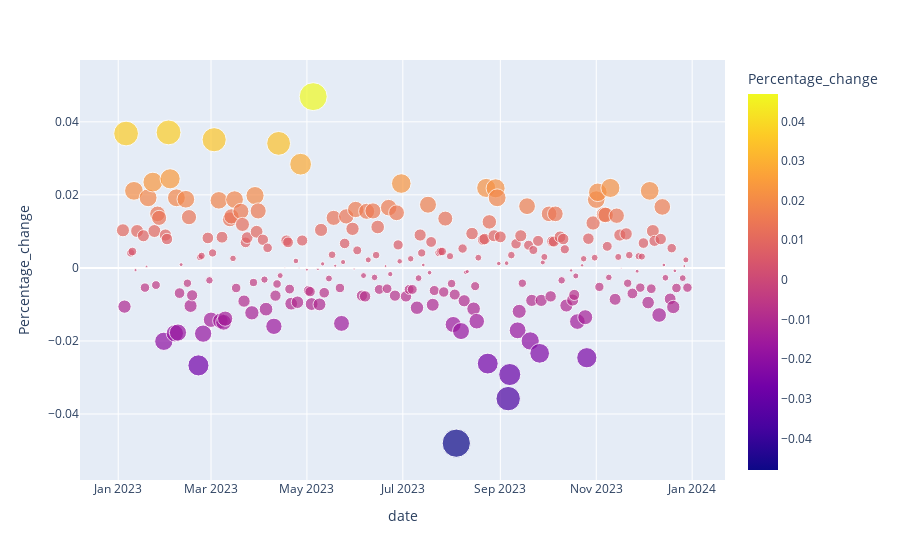

The cell this chart's notebook holds for it:
### Code cell
bubble(Apple).show()

### Figure 1 — Plotly figure (JSON) as saved in the notebook; plotly's stock layout.template omitted (floating-point values rounded to 4 significant figures; data arrays with more than 128 entries replaced by an {"elided": "..."} marker saying what was removed)
{"data": [{"hovertemplate": "date=%{x}<br>Percentage_change=%{marker.color}<br>size=%{marker.size}<extra></extra>", "legendgroup": "", "marker": {"color": {"elided": "249 float values"}, "coloraxis": "coloraxis", "size": {"elided": "249 float values"}, "sizemode": "area", "sizeref": 0.00012, "symbol": "circle"}, "mode": "markers", "name": "", "orientation": "v", "showlegend": false, "type": "scatter", "x": {"elided": "249 str values"}, "xaxis": "x", "y": {"elided": "249 float values"}, "yaxis": "y"}], "layout": {"coloraxis": {"colorbar": {"title": {"text": "Percentage_change"}}, "colorscale": [[0, "#0d0887"], [0.1111, "#46039f"], [0.2222, "#7201a8"], [0.3333, "#9c179e"], [0.4444, "#bd3786"], [0.5556, "#d8576b"], [0.6667, "#ed7953"], [0.7778, "#fb9f3a"], [0.8889, "#fdca26"], [1, "#f0f921"]]}, "legend": {"itemsizing": "constant", "tracegroupgap": 0}, "margin": {"t": 60}, "xaxis": {"anchor": "y", "domain": [0, 1], "title": {"text": "date"}}, "yaxis": {"anchor": "x", "domain": [0, 1], "title": {"text": "Percentage_change"}}}}
